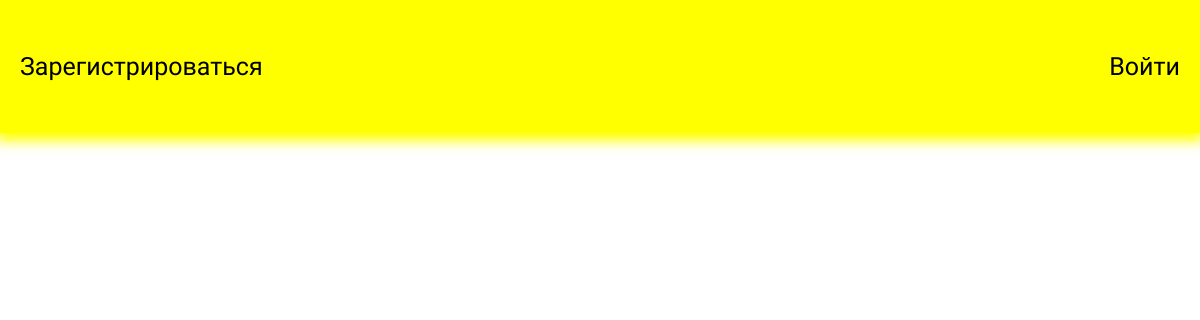
The app's page /myblog/, older data.
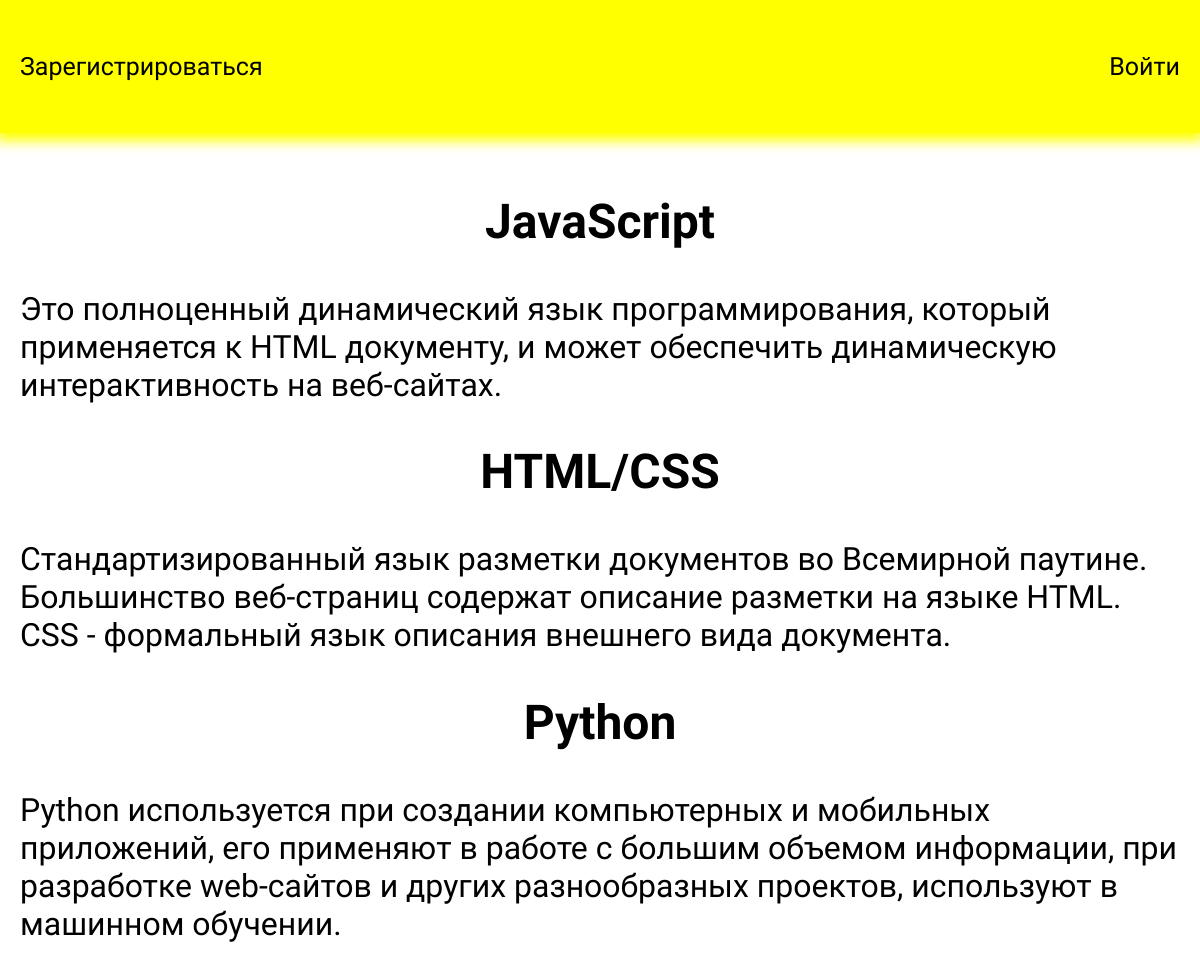
The same page, newer data.
### blog/models.py (models this page shows, shortened)
class Myblog(models.Model):
    title = models.CharField(max_length=100)
    slug = models.SlugField(max_length=100, unique=True, db_index=True)
    content = models.TextField(blank=True)
    class Meta:
        verbose_name = 'Мой Блог'
        verbose_name_plural = 'Мои Блоги'

### blog/views.py (the view)
# urls.py: path('myblog/', BlogHome.as_view(), name='myblog'),
class BlogHome(ListView):
    model = Myblog
    template_name = 'blog/myblog.html'
    context_object_name = 'blogs'

### blog/templates/blog/myblog.html
{% extends 'blog/base.html' %}
{% block content %}
<ul>
    {% for b in blogs %}
    <li>
        <h2>{{ b.title }}</h2>
        <p>{{ b.content }}</p>
    </li>
    {% endfor %}
</ul>
{% endblock %}

### blog/templates/blog/base.html (shortened to what this page needs)
<!DOCTYPE html>
{% load static %}
<html lang="en">
<head>
    <link rel="stylesheet" href="{% static 'css/style.css' %}">
</head>
<body>
{% if user.is_authenticated %}
    <div class="menu">
        <div class="wrap">
            <ul>
                <li class="users">Пользователь: {{ user.username }}</li>
                <li><a href="{% url 'price' %}">Цены на проекты</a></li>
                <li><a href="{% url 'feedback' %}">Написать отзыв</a></li>
                <li><a href="{% url 'index' %}">Примеры работ</a></li>
                <li>
                    <form action="{% url 'logoutuser' %}" method="post">
                        {% csrf_token %}
                        <button class="btn" id="btn">Выйти</button>
                    </form>
            </ul>
            <ul class="blog1">
                <li><a href="{% url 'myblog' %}">Вы так же можете почитать мой блог!*кликабельно*</a></li>
            </ul>
        </div>
    </div>
{% else %}
    <div class="menu">
        <div class="wrap">
            <ul>
                <li><a href="{% url 'signupuser' %}">Зарегистрироваться</a></li>
                <li><a href="{% url 'loginuser' %}">Войти</a></li>
            </ul>
        </div>
    </div>
{% endif %}
    <div class="content">
        <div class="wrap">
            {% block content %}
            {% endblock %}
        </div>
    </div>
</body>
</html>

### blog/static/css/style.css (style rules this page uses)
body { font-family: 'Edu NSW ACT Foundation', cursive; background-image: url('https://oir.mobi/uploads/posts/2021-03/1616972769_5-p-fon-dlya-prezentatsii-informatika-5.jpg'); background-size: cover; padding: 0; margin: 0; font-size: xx-large; }
.wrap { max-width: 1200px; margin: 0 auto; padding: 20px; box-sizing: border-box; }
.menu { background: yellow; box-shadow: 0 4px 12px 4px yellow; }
ul { list-style: none; padding: 0; }
.menu ul { display: flex; justify-content: space-between; align-items: center; }
.menu li { font-size: 25px; }
.menu a { color: black }
a { text-decoration: none; }
h1, h2 { text-align: center; }

Row changes from the older to the newer data that the page shows:
added Myblog: title "JavaScript", content "Это полноценный динамический язык программирования, который применяется к HTML документу, и может обеспечить динамическую интерактивность на веб-сайтах."
added Myblog: title "HTML/CSS", content "Стандартизированный язык разметки документов во Всемирной паутине. Большинство веб-страниц содержат описание разметки на языке HTML. CSS - формальный язык описания внешнего вида документа."
added Myblog: title "Python", content "Python используется при создании компьютерных и мобильных приложений, его применяют в работе с большим объемом информации, при разработке web-сайтов и других разнообразных проектов, используют в машинном обучении."
